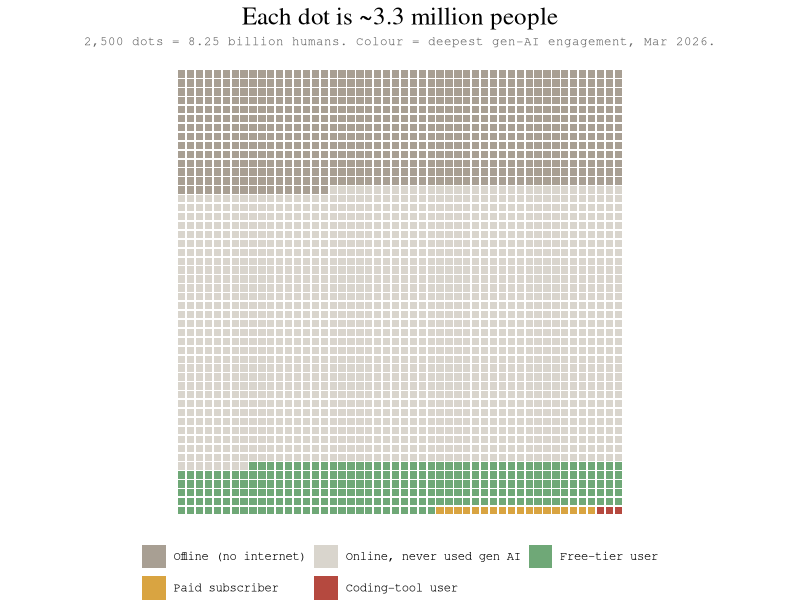

The R source for this figure: (Note: this script raises an error after producing the figure.)
# Regenerated "Each dot is ~N million people" waffle chart, 2023-2026
# Static (latest snapshot) + animated (gganimate) versions.
#
# Requires: tidyverse, gganimate, gifski (for gif rendering)
# Data: ai_adoption_timeseries.csv (tidy; value/low/high in millions)
#
# Categories are converted to mutually exclusive tiers per snapshot:
#   offline (no internet) | online, never used gen AI | free-tier user |
#   paid subscriber | coding-tool user
# Tiers are nested in reality (coding users mostly pay; paid users are users),
# so exclusive counts are formed by subtraction, as in the original chart.

library(tidyverse)
library(gganimate)

n_side <- 50L
n_dots <- n_side^2  # 2,500 dots, matching the original

df <- read_csv("ai_adoption_timeseries.csv", show_col_types = FALSE) |>
  select(snapshot_date, category, value_millions) |>
  pivot_wider(names_from = category, values_from = value_millions) |>
  mutate(
    coding  = coding_tool_users,
    paid    = pmax(paid_subscribers - coding_tool_users, 0),
    free    = pmax(genai_users_ever - paid_subscribers, 0),
    offline = offline_no_internet,
    never_online = world_population - genai_users_ever - offline_no_internet
  ) |>
  select(snapshot_date, world_population,
         offline, never_online, free, paid, coding) |>
  pivot_longer(-c(snapshot_date, world_population),
               names_to = "tier", values_to = "millions") |>
  mutate(tier = factor(
    tier,
    levels = c("offline", "never_online", "free", "paid", "coding"),
    labels = c("Offline (no internet)", "Online, never used gen AI",
               "Free-tier user", "Paid subscriber", "Coding-tool user")
  ))

# Largest-remainder rounding to exactly n_dots per snapshot,
# with a guaranteed minimum of 1 dot for any non-zero tier
# (the original chart made the same choice for the red block).
allocate_dots <- function(millions, total_millions, n = n_dots) {
  raw   <- millions / total_millions * n
  base  <- floor(raw)
  base  <- if_else(millions > 0 & base == 0, 1, base)
  short <- n - sum(base)
  rem   <- raw - floor(raw)
  order_idx <- order(rem, decreasing = TRUE)
  add <- integer(length(millions))
  if (short > 0) add[order_idx[seq_len(short)]] <- 1L
  if (short < 0) {
    # remove from the largest tier(s) if minimums overshot
    big <- order(base, decreasing = TRUE)
    add[big[seq_len(-short)]] <- -1L
  }
  base + add
}

grid <- df |>
  group_by(snapshot_date) |>
  mutate(dots = allocate_dots(millions, first(world_population))) |>
  reframe(tier = rep(tier, dots)) |>
  group_by(snapshot_date) |>
  mutate(idx = row_number() - 1L,
         col = idx %% n_side,
         row = idx %/% n_side) |>
  ungroup()

pal <- c(
  "Offline (no internet)"     = "#A89F93",
  "Online, never used gen AI" = "#D9D5CD",
  "Free-tier user"            = "#6FA877",
  "Paid subscriber"           = "#D9A441",
  "Coding-tool user"          = "#B5493F"
)

base_plot <- function(d) {
  ggplot(d, aes(col, -row, fill = tier)) +
    geom_tile(width = 0.82, height = 0.82) +
    scale_fill_manual(values = pal, name = NULL) +
    guides(fill = guide_legend(nrow = 2, byrow = TRUE)) +
    coord_equal() +
    theme_void(base_family = "mono") +
    theme(legend.position = "bottom",
          plot.title = element_text(family = "serif", size = 18, hjust = 0.5),
          plot.subtitle = element_text(size = 9, hjust = 0.5,
                                       colour = "grey40"))
}

# ---- Static: latest snapshot --------------------------------------------
latest <- max(grid$snapshot_date)
pop_latest <- df |> filter(snapshot_date == latest) |>
  pull(world_population) |> first()

p_static <- base_plot(filter(grid, snapshot_date == latest)) +
  labs(
    title = sprintf("Each dot is ~%.1f million people",
                    pop_latest / n_dots),
    subtitle = sprintf(
      "2,500 dots = %.2f billion humans. Colour = deepest gen-AI engagement, %s.",
      pop_latest / 1000, format(latest, "%b %Y"))
  )
ggsave("ai_adoption_waffle_latest.png", p_static,
       width = 7, height = 8, dpi = 200)

# ---- Animated: motion chart over all snapshots --------------------------
# group = idx pins each tile's identity to its grid position, so tiles
# stay fixed and crossfade colour as bands grow, rather than gganimate
# matching tiles by row order and sliding them around the canvas.
# The transition variable is a "Mon YYYY" label (chronological factor)
# so {closest_state} displays reader-friendly text directly.
grid <- grid |>
  mutate(state_label = factor(
    format(snapshot_date, "%b %Y"),
    levels = format(sort(unique(snapshot_date)), "%b %Y")
  ))

p_anim <- base_plot(grid) +
  aes(group = idx) +
  labs(title = "Each dot is ~3.3 million people",
       subtitle = "{closest_state}",
       caption = "Colour = deepest gen-AI engagement") +
  theme(plot.subtitle = element_text(family = "serif", size = 26,
                                     face = "bold", hjust = 0.5,
                                     colour = "grey20"),
        plot.caption = element_text(size = 9, hjust = 0.5,
                                    colour = "grey40")) +
  transition_states(state_label, transition_length = 2,
                    state_length = 3, wrap = FALSE)

# wrap = FALSE stops the loop-closing morph from the last state back to
# the first, which read as time running in reverse; end_pause holds the
# final state before the gif cuts back to the start.
anim <- animate(p_anim, nframes = 140, fps = 12, end_pause = 12,
                width = 700, height = 800, renderer = gifski_renderer())
anim_save("ai_adoption_waffle_motion.gif", anim)
